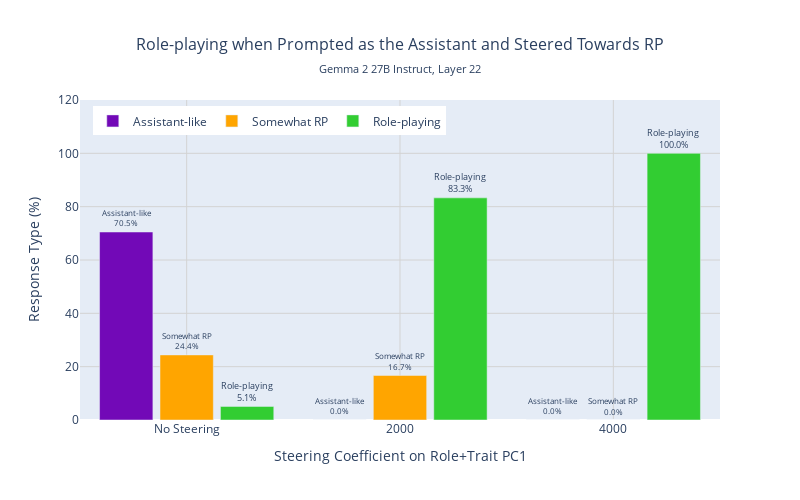

Write notebook code for a chart like this one.
### Markdown cell above
### Default

### Code cell
# Calculate frequency of role-playing responses for default_20 (percentage of each score category)
default_summary = []

magnitude_order = [0.0, 2000.0, 4000.0]
magnitude_labels = ['No Steering', '2000', '4000']

for i, magnitude in enumerate(magnitude_order):
    subset = default_df[default_df['magnitude'] == magnitude]
    total_responses = len(subset)
    
    if total_responses > 0:
        score_0_1 = len(subset[subset['score'].isin([0, 1])]) / total_responses * 100  # Assistant-like
        score_2 = len(subset[subset['score'] == 2]) / total_responses * 100  # Somewhat RP
        score_3 = len(subset[subset['score'] == 3]) / total_responses * 100  # Role-playing
    else:
        score_0_1 = score_2 = score_3 = 0
    
    default_summary.extend([
        {
            'magnitude_index': i,
            'magnitude_label': magnitude_labels[i],
            'score_category': 'Assistant-like',
            'frequency': score_0_1
        },
        {
            'magnitude_index': i,
            'magnitude_label': magnitude_labels[i],
            'score_category': 'Somewhat RP',
            'frequency': score_2
        },
        {
            'magnitude_index': i,
            'magnitude_label': magnitude_labels[i],
            'score_category': 'Role-playing',
            'frequency': score_3
        }
    ])

default_summary_df = pd.DataFrame(default_summary)

# Create grouped histogram
fig = go.Figure()

colors = {'Assistant-like': '#7209B7', 'Somewhat RP': '#FFA500', 'Role-playing': '#32CD32'}
category_order = ['Assistant-like', 'Somewhat RP', 'Role-playing']

for i, category in enumerate(category_order):
    category_data = default_summary_df[default_summary_df['score_category'] == category]
    
    fig.add_trace(go.Bar(
        x=category_data['magnitude_index'],
        y=category_data['frequency'],
        name=category,
        marker_color=colors[category],
        text=[f"{category}<br>{freq:.1f}%" for freq in category_data['frequency']],
        textposition='outside',
        textfont=dict(size=10),
        offsetgroup=i,
        width=0.25
    ))

# Update layout
fig.update_layout(
    width=800,
    height=500,
    title={
        'text': "Role-playing when Prompted as the Assistant and Steered Towards RP",
        'subtitle': {
            'text': "Gemma 2 27B Instruct, Layer 22",
        },
        'x': 0.5,
        'xanchor': 'center',
        'font': {'size': 16}
    },
    xaxis={
        'title': 'Steering Coefficient on Role+Trait PC1',
        'tickmode': 'array',
        'tickvals': [0, 1, 2],
        'ticktext': magnitude_labels
    },
    yaxis={
        'title': 'Response Type (%)',
        'range': [0, max(default_summary_df['frequency']) * 1.2]
    },
    legend={
        'orientation': 'h',
        'yanchor': 'top',
        'y': 0.98,
        'xanchor': 'left',
        'x': 0.02
    },
    barmode='group',
    bargap=0.15,
    bargroupgap=0.1
)

# Update axes styling
fig.update_xaxes(showgrid=True, gridwidth=1, gridcolor='lightgray')
fig.update_yaxes(showgrid=True, gridwidth=1, gridcolor='lightgray')

fig.show()
fig.write_html("./results/roles_traits/plots/default_20.html")

### Figure 1 — Plotly figure (JSON) as saved in the notebook; plotly's stock layout.template omitted (floating-point values rounded to 4 significant figures)
{"data": [{"marker": {"color": "#7209B7"}, "name": "Assistant-like", "offsetgroup": "0", "text": ["Assistant-like<br>70.5%", "Assistant-like<br>0.0%", "Assistant-like<br>0.0%"], "textfont": {"size": 10}, "textposition": "outside", "type": "bar", "width": 0.25, "x": [0, 1, 2], "y": [70.5, 0, 0]}, {"marker": {"color": "#FFA500"}, "name": "Somewhat RP", "offsetgroup": "1", "text": ["Somewhat RP<br>24.4%", "Somewhat RP<br>16.7%", "Somewhat RP<br>0.0%"], "textfont": {"size": 10}, "textposition": "outside", "type": "bar", "width": 0.25, "x": [0, 1, 2], "y": [24.4, 16.7, 0]}, {"marker": {"color": "#32CD32"}, "name": "Role-playing", "offsetgroup": "2", "text": ["Role-playing<br>5.1%", "Role-playing<br>83.3%", "Role-playing<br>100.0%"], "textfont": {"size": 10}, "textposition": "outside", "type": "bar", "width": 0.25, "x": [0, 1, 2], "y": [5.1, 83.3, 100]}], "layout": {"bargap": 0.15, "bargroupgap": 0.1, "barmode": "group", "height": 500, "legend": {"orientation": "h", "x": 0.02, "xanchor": "left", "y": 0.98, "yanchor": "top"}, "title": {"font": {"size": 16}, "subtitle": {"text": "Gemma 2 27B Instruct, Layer 22"}, "text": "Role-playing when Prompted as the Assistant and Steered Towards RP", "x": 0.5, "xanchor": "center"}, "width": 800, "xaxis": {"gridcolor": "lightgray", "gridwidth": 1, "showgrid": true, "tickmode": "array", "ticktext": ["No Steering", "2000", "4000"], "tickvals": [0, 1, 2], "title": {"text": "Steering Coefficient on Role+Trait PC1"}}, "yaxis": {"gridcolor": "lightgray", "gridwidth": 1, "range": [0, 120], "showgrid": true, "title": {"text": "Response Type (%)"}}}}
